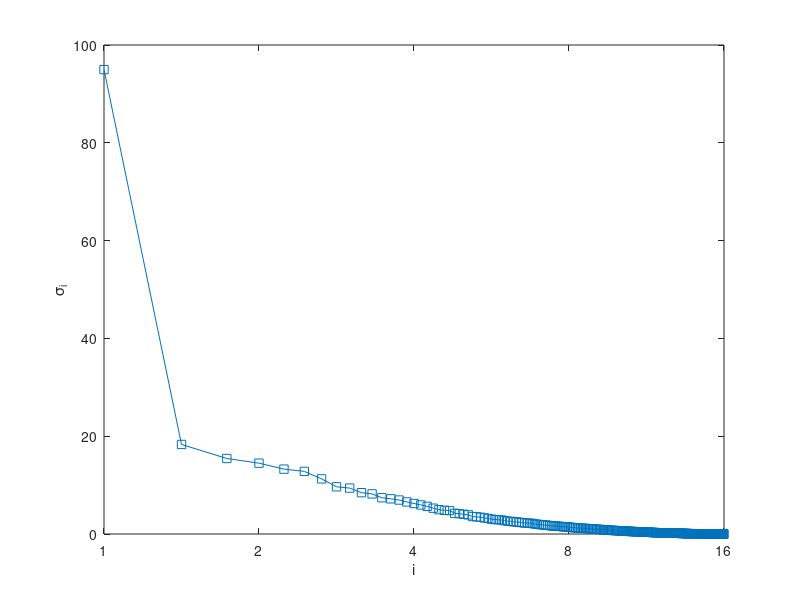
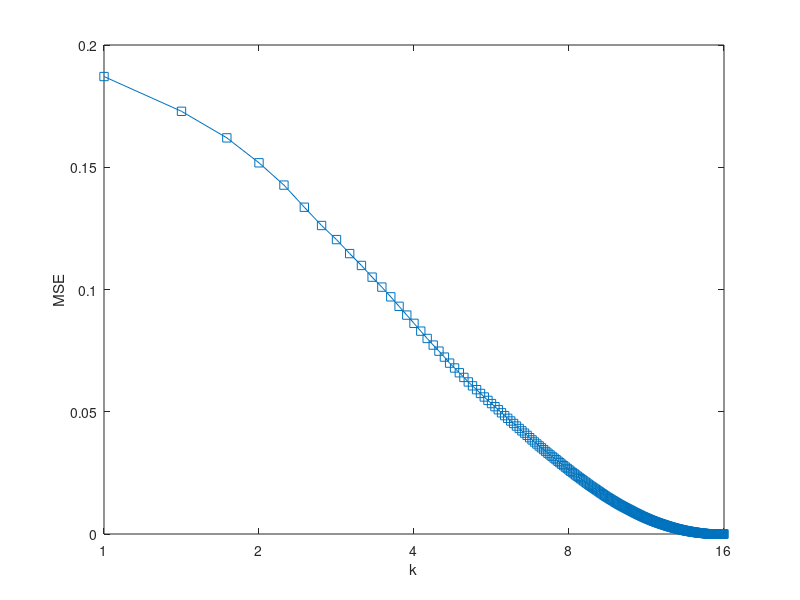
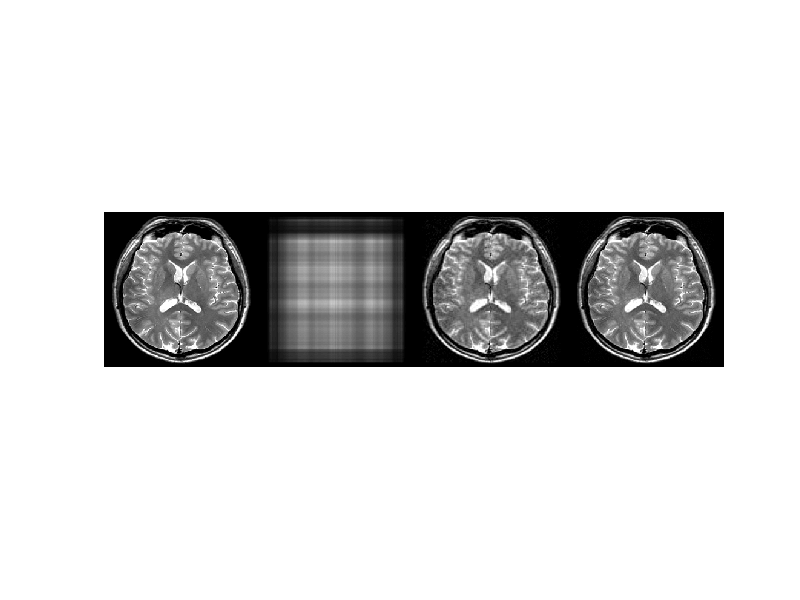

MATLAB code for these plots, in order:

load('f5.mat')
A=imresize(data, [256 256], 'bicubic');
[U, S, V]=svd(A);
figure;
plot(log2(1:size(A, 1)), diag(S), '-s')
ylabel('\sigma_i')
set(gca,'XTickLabel',{'1';'2';'4';'8';'16';'32';'64';'128';'256'})
xlabel('i')

figure;
sum=zeros(size(A));
for k=1:size(A, 1)
    sum=sum+S(k, k)*U(:, k)*V(:, k)';
    mse(k)=norm(A(:)-sum(:))/sqrt(numel(A));    
end
plot(log2(1:size(A, 1)), mse, '-s')
ylabel('MSE')
set(gca,'XTickLabel',{'1';'2';'4';'8';'16';'32';'64';'128';'256'})
xlabel('k')

figure;
pc=[1 40 80];
S=diag(S);
res=A;
for i=1:length(pc)
    k=pc(i);
    Sk=zeros(size(S));
    Sk(1:k)=S(1:k);
    res=cat(2, res, U*diag(Sk)*V');
end
imshow(res);
